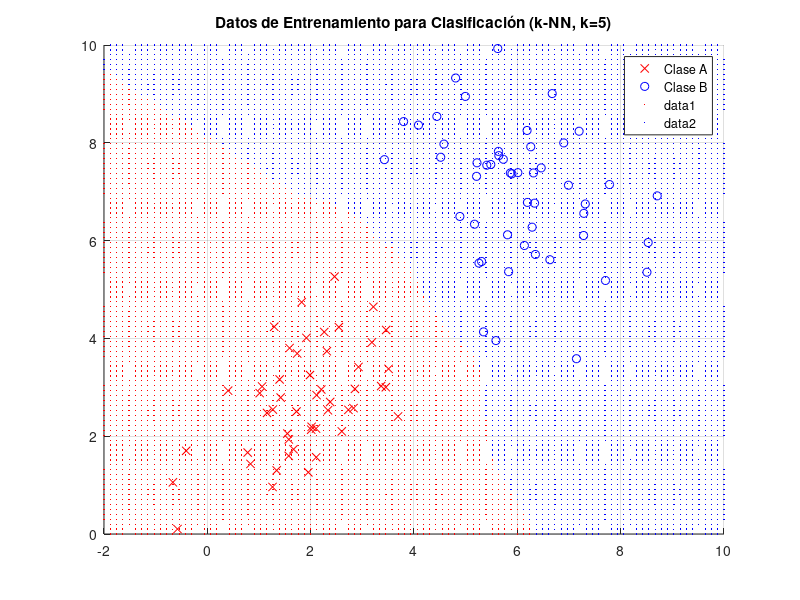

Reproduce this figure in MATLAB. (Note: this script raises an error after producing the figure.)
% --- Modelo de Clasificación k-NN en MATLAB ---

% 1. Generar Datos Sintéticos
rng(1); % Para reproducibilidad

% Datos para la Clase 1 (ej: 'Tipo A')
numMuestrasClase1 = 50;
mediaClase1 = [2, 3];
covClase1 = [1, 0.5; 0.5, 1]; % Matriz de covarianza
datosClase1 = mvnrnd(mediaClase1, covClase1, numMuestrasClase1);
etiquetasClase1 = repmat({'Clase A'}, numMuestrasClase1, 1);

% Datos para la Clase 2 (ej: 'Tipo B')
numMuestrasClase2 = 50;
mediaClase2 = [6, 7];
covClase2 = [1.5, -0.5; -0.5, 1.5];
datosClase2 = mvnrnd(mediaClase2, covClase2, numMuestrasClase2);
etiquetasClase2 = repmat({'Clase B'}, numMuestrasClase2, 1);

% Combinar datos y etiquetas
X_clas = [datosClase1; datosClase2]; % Matriz de características
Y_clas = [etiquetasClase1; etiquetasClase2]; % Vector de etiquetas (como cell array de strings)

% 2. Entrenar el Modelo k-NN
% fitcknn(X, Y, 'NumNeighbors', k) entrena un modelo k-NN.
% 'NumNeighbors' especifica el valor de 'k'.
k = 5;
modeloKNN = fitcknn(X_clas, Y_clas, 'NumNeighbors', k);

fprintf('Modelo k-NN entrenado con k = %d\n', k);

% 3. Visualizar los Datos de Entrenamiento
figure;
gscatter(X_clas(:,1), X_clas(:,2), Y_clas, 'rb', 'xo'); % 'r' y 'b' para colores, 'x' y 'o' para marcadores
xlabel('Característica 1');
ylabel('Característica 2');
title(['Datos de Entrenamiento para Clasificación (k-NN, k=', num2str(k), ')']);
legend('Clase A', 'Clase B', 'Location', 'best');
grid on;
hold on;

% (Opcional) Visualizar Regiones de Decisión
% Esto puede ser computacionalmente intensivo para datasets grandes
% Creamos una malla de puntos para cubrir el espacio de características
xLim = xlim;
yLim = ylim;
[xGrid, yGrid] = meshgrid(linspace(xLim(1), xLim(2), 100), ...
                          linspace(yLim(1), yLim(2), 100));
puntosMalla = [xGrid(:), yGrid(:)];

% Predecir la clase para cada punto de la malla
etiquetasMallaPredichas = predict(modeloKNN, puntosMalla);

% Visualizar las regiones de decisión
gscatter(xGrid(:), yGrid(:), etiquetasMallaPredichas, 'rb', '.', 1, 'off'); % 'off' para no añadir a leyenda
alpha(0.1); % Transparencia para las regiones

% 4. Clasificar Nuevos Puntos de Datos (Ejemplo)
nuevosPuntos = [3, 4;  % Se espera que sea Clase A
                7, 6]; % Se espera que sea Clase B

etiquetasPredichasNuevos = predict(modeloKNN, nuevosPuntos);

fprintf('\nClasificación de nuevos puntos:\n');
for i = 1:size(nuevosPuntos, 1)
    fprintf('Punto [%.1f, %.1f] -> Clase Predicha: %s\n', ...
            nuevosPuntos(i,1), nuevosPuntos(i,2), etiquetasPredichasNuevos{i});
end

% Graficar los nuevos puntos con su predicción
scatter(nuevosPuntos(strcmp(etiquetasPredichasNuevos, 'Clase A'), 1), ...
        nuevosPuntos(strcmp(etiquetasPredichasNuevos, 'Clase A'), 2), ...
        100, 'm', 'p', 'filled', 'DisplayName', 'Nuevo (Pred. A)'); % 'p' para pentagrama
scatter(nuevosPuntos(strcmp(etiquetasPredichasNuevos, 'Clase B'), 1), ...
        nuevosPuntos(strcmp(etiquetasPredichasNuevos, 'Clase B'), 2), ...
        100, 'c', 'p', 'filled', 'DisplayName', 'Nuevo (Pred. B)'); % 'c' para cyan

legend('show');
hold off;

% 5. Evaluar el Modelo (Ejemplo: Re-sustitución y Matriz de Confusión)
% Error de re-sustitución (prediciendo en los mismos datos de entrenamiento)
errorResustitucion = resubLoss(modeloKNN);
exactitudResustitucion = 1 - errorResustitucion;
fprintf('\nExactitud de re-sustitución: %.2f%%\n', exactitudResustitucion * 100);

% Matriz de confusión (para datos de entrenamiento en este caso)
% Idealmente, se usa un conjunto de prueba separado.
Y_pred_entrenamiento = predict(modeloKNN, X_clas);
C = confusionmat(Y_clas, Y_pred_entrenamiento);
disp('Matriz de Confusión (sobre datos de entrenamiento):');
disp(C);
% En la matriz C, C(i,j) es el número de observaciones de la clase i
% que son clasificadas como clase j.
% La diagonal principal contiene las clasificaciones correctas.

% --- Fin del Código ---